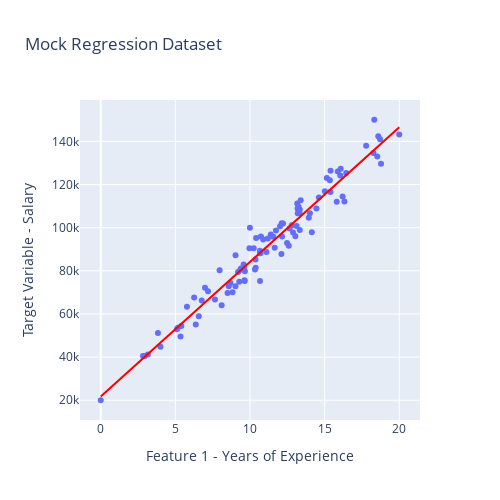

Source (notebook cell):
### Code cell
fig = go.Figure()
fig.add_trace(go.Scatter(x=X_list, y=y.tolist(), mode='markers'))
fig.add_trace(go.Scatter(x=X_list, y=y_pred, mode='lines', marker=dict(color='red')))
fig.update_layout(
    title='Mock Regression Dataset',
    xaxis_title='Feature 1 - Years of Experience',
    yaxis_title='Target Variable - Salary',
    autosize=False,
    width=500,
    height=500,
    showlegend=False)
fig.show()
